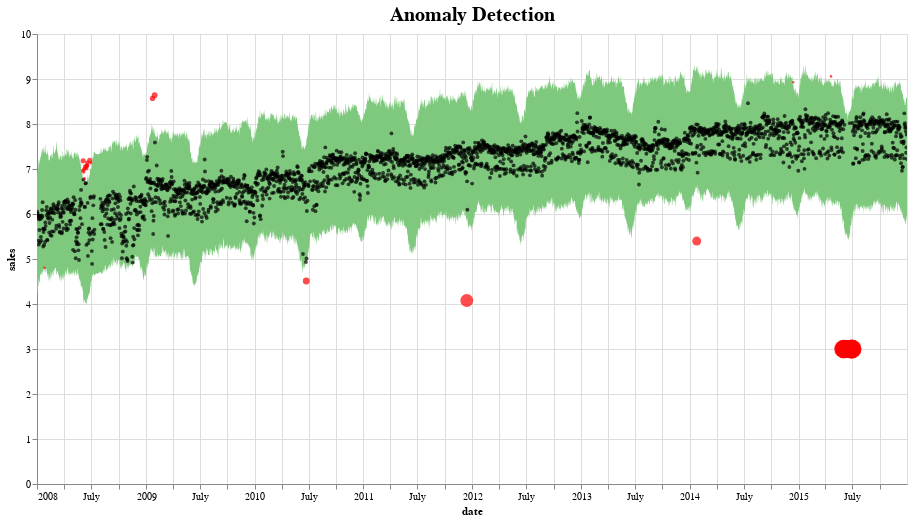

Write notebook code for a chart like this one.
### Code cell
pred = fit_predict_model(df)
pred = detect_anomalies(pred)
plot_anomalies(pred)

### Figure 1 — Vega-Lite specification as saved in the notebook (floating-point values rounded to 4 significant figures; data arrays with more than 128 entries replaced by an {"elided": "..."} marker saying what was removed)
{"config": {"view": {"continuousWidth": 400, "continuousHeight": 300}, "title": {"fontSize": 20}}, "layer": [{"data": {"name": "data-2eae427c9e3b386cf8aab7624f263a03"}, "mark": {"type": "area", "color": "#7FC97F", "interpolate": "basis"}, "encoding": {"tooltip": [{"field": "ds", "type": "temporal"}, {"field": "fact", "type": "quantitative"}, {"field": "yhat_lower", "type": "quantitative"}, {"field": "yhat_upper", "type": "quantitative"}], "x": {"field": "ds", "title": "date", "type": "temporal"}, "y": {"field": "yhat_upper", "type": "quantitative"}, "y2": {"field": "yhat_lower"}}, "selection": {"selector001": {"type": "interval", "bind": "scales", "encodings": ["x", "y"]}}, "title": "Anomaly Detection"}, {"data": {"name": "data-dfea7ada97d96d8128ec9150e26722c1"}, "mark": {"type": "circle", "color": "Black", "opacity": 0.7, "size": 15}, "encoding": {"tooltip": [{"field": "ds", "type": "temporal"}, {"field": "fact", "type": "quantitative"}, {"field": "yhat_lower", "type": "quantitative"}, {"field": "yhat_upper", "type": "quantitative"}], "x": {"field": "ds", "type": "temporal"}, "y": {"field": "fact", "title": "sales", "type": "quantitative"}}, "selection": {"selector002": {"type": "interval", "bind": "scales", "encodings": ["x", "y"]}}}, {"data": {"name": "data-484a1d8bdf7ce4f5f11463bf9516513b"}, "mark": {"type": "circle", "color": "Red", "size": 30}, "encoding": {"size": {"field": "importance", "legend": null, "type": "quantitative"}, "tooltip": [{"field": "ds", "type": "temporal"}, {"field": "fact", "type": "quantitative"}, {"field": "yhat_lower", "type": "quantitative"}, {"field": "yhat_upper", "type": "quantitative"}], "x": {"field": "ds", "type": "temporal"}, "y": {"field": "fact", "title": "sales", "type": "quantitative"}}, "selection": {"selector003": {"type": "interval", "bind": "scales", "encodings": ["x", "y"]}}}], "height": 450, "width": 870, "$schema": "https://vega.github.io/schema/vega-lite/v4.17.0.json", "datasets": {"data-2eae427c9e3b386cf8aab7624f263a03": {"elided": "2863 records"}, "data-dfea7ada97d96d8128ec9150e26722c1": {"elided": "2815 records"}, "data-484a1d8bdf7ce4f5f11463bf9516513b": [{"ds": "2008-01-26T00:00:00", "trend": 5.829, "yhat": 6.094, "yhat_lower": 4.828, "yhat_upper": 7.356, "fact": 4.804, "anomaly": -1, "importance": 0.0049}, {"ds": "2008-06-03T00:00:00", "trend": 5.981, "yhat": 5.519, "yhat_lower": 4.285, "yhat_upper": 6.788, "fact": 6.968, "anomaly": 1, "importance": 0.02578}, {"ds": "2008-06-04T00:00:00", "trend": 5.982, "yhat": 5.488, "yhat_lower": 4.221, "yhat_upper": 6.733, "fact": 7.184, "anomaly": 1, "importance": 0.06279}, {"ds": "2008-06-06T00:00:00", "trend": 5.985, "yhat": 5.434, "yhat_lower": 4.035, "yhat_upper": 6.764, "fact": 6.931, "anomaly": 1, "importance": 0.02418}, {"ds": "2008-06-07T00:00:00", "trend": 5.986, "yhat": 5.411, "yhat_lower": 4.123, "yhat_upper": 6.785, "fact": 6.998, "anomaly": 1, "importance": 0.03034}, {"ds": "2008-06-08T00:00:00", "trend": 5.987, "yhat": 5.39, "yhat_lower": 4.057, "yhat_upper": 6.682, "fact": 6.786, "anomaly": 1, "importance": 0.01524}, {"ds": "2008-06-11T00:00:00", "trend": 5.991, "yhat": 5.35, "yhat_lower": 4.001, "yhat_upper": 6.666, "fact": 7.046, "anomaly": 1, "importance": 0.05395}, {"ds": "2008-06-14T00:00:00", "trend": 5.994, "yhat": 5.342, "yhat_lower": 4.048, "yhat_upper": 6.71, "fact": 7.016, "anomaly": 1, "importance": 0.04352}, {"ds": "2008-06-16T00:00:00", "trend": 5.996, "yhat": 5.357, "yhat_lower": 3.987, "yhat_upper": 6.668, "fact": 7.065, "anomaly": 1, "importance": 0.05611}, {"ds": "2008-06-17T00:00:00", "trend": 5.998, "yhat": 5.369, "yhat_lower": 4.183, "yhat_upper": 6.77, "fact": 7.081, "anomaly": 1, "importance": 0.04389}, {"ds": "2008-06-18T00:00:00", "trend": 5.999, "yhat": 5.385, "yhat_lower": 4.117, "yhat_upper": 6.848, "fact": 7.142, "anomaly": 1, "importance": 0.04122}, {"ds": "2008-06-26T00:00:00", "trend": 6.008, "yhat": 5.607, "yhat_lower": 4.216, "yhat_upper": 6.763, "fact": 7.191, "anomaly": 1, "importance": 0.05956}, {"ds": "2008-06-30T00:00:00", "trend": 6.013, "yhat": 5.744, "yhat_lower": 4.556, "yhat_upper": 6.991, "fact": 7.137, "anomaly": 1, "importance": 0.02043}, {"ds": "2009-01-23T00:00:00", "trend": 6.258, "yhat": 6.533, "yhat_lower": 5.141, "yhat_upper": 7.961, "fact": 8.569, "anomaly": 1, "importance": 0.07091}, {"ds": "2009-01-30T00:00:00", "trend": 6.266, "yhat": 6.48, "yhat_lower": 5.148, "yhat_upper": 7.919, "fact": 8.641, "anomaly": 1, "importance": 0.08354}, {"ds": "2010-06-23T00:00:00", "trend": 6.798, "yhat": 6.289, "yhat_lower": 5.062, "yhat_upper": 7.542, "fact": 4.511, "anomaly": -1, "importance": 0.1222}, {"ds": "2011-12-14T00:00:00", "trend": 7.246, "yhat": 7.214, "yhat_lower": 5.936, "yhat_upper": 8.592, "fact": 4.078, "anomaly": -1, "importance": 0.4557}, {"ds": "2014-01-24T00:00:00", "trend": 7.633, "yhat": 7.906, "yhat_lower": 6.565, "yhat_upper": 9.258, "fact": 5.398, "anomaly": -1, "importance": 0.2162}, {"ds": "2014-12-14T00:00:00", "trend": 7.583, "yhat": 7.546, "yhat_lower": 6.201, "yhat_upper": 8.887, "fact": 8.928, "anomaly": 1, "importance": 0.004601}, {"ds": "2015-04-20T00:00:00", "trend": 7.524, "yhat": 7.6, "yhat_lower": 6.299, "yhat_upper": 8.991, "fact": 9.058, "anomaly": 1, "importance": 0.007351}, {"ds": "2015-06-01T00:00:00", "trend": 7.504, "yhat": 7.136, "yhat_lower": 5.875, "yhat_upper": 8.319, "fact": 3.0, "anomaly": -1, "importance": 0.9585}, {"ds": "2015-06-02T00:00:00", "trend": 7.504, "yhat": 7.1, "yhat_lower": 5.844, "yhat_upper": 8.642, "fact": 3.0, "anomaly": -1, "importance": 0.9481}, {"ds": "2015-06-03T00:00:00", "trend": 7.503, "yhat": 7.066, "yhat_lower": 5.669, "yhat_upper": 8.451, "fact": 3.0, "anomaly": -1, "importance": 0.8898}, {"ds": "2015-06-05T00:00:00", "trend": 7.502, "yhat": 7.001, "yhat_lower": 5.64, "yhat_upper": 8.343, "fact": 3.0, "anomaly": -1, "importance": 0.8799}, {"ds": "2015-06-06T00:00:00", "trend": 7.502, "yhat": 6.971, "yhat_lower": 5.467, "yhat_upper": 8.317, "fact": 3.0, "anomaly": -1, "importance": 0.8222}, {"ds": "2015-06-07T00:00:00", "trend": 7.501, "yhat": 6.944, "yhat_lower": 5.581, "yhat_upper": 8.199, "fact": 3.0, "anomaly": -1, "importance": 0.8605}, {"ds": "2015-06-08T00:00:00", "trend": 7.501, "yhat": 6.92, "yhat_lower": 5.635, "yhat_upper": 8.276, "fact": 3.0, "anomaly": -1, "importance": 0.8782}, {"ds": "2015-06-09T00:00:00", "trend": 7.5, "yhat": 6.899, "yhat_lower": 5.43, "yhat_upper": 8.226, "fact": 3.0, "anomaly": -1, "importance": 0.8099}, {"ds": "2015-06-10T00:00:00", "trend": 7.5, "yhat": 6.881, "yhat_lower": 5.627, "yhat_upper": 8.184, "fact": 3.0, "anomaly": -1, "importance": 0.8757}, {"ds": "2015-06-11T00:00:00", "trend": 7.5, "yhat": 6.867, "yhat_lower": 5.504, "yhat_upper": 8.312, "fact": 3.0, "anomaly": -1, "importance": 0.8346}, {"ds": "2015-06-12T00:00:00", "trend": 7.499, "yhat": 6.856, "yhat_lower": 5.599, "yhat_upper": 8.328, "fact": 3.0, "anomaly": -1, "importance": 0.8663}, {"ds": "2015-06-13T00:00:00", "trend": 7.499, "yhat": 6.849, "yhat_lower": 5.498, "yhat_upper": 8.159, "fact": 3.0, "anomaly": -1, "importance": 0.8325}, {"ds": "2015-06-14T00:00:00", "trend": 7.498, "yhat": 6.846, "yhat_lower": 5.532, "yhat_upper": 8.033, "fact": 3.0, "anomaly": -1, "importance": 0.844}, {"ds": "2015-06-15T00:00:00", "trend": 7.498, "yhat": 6.847, "yhat_lower": 5.421, "yhat_upper": 8.274, "fact": 3.0, "anomaly": -1, "importance": 0.807}, {"ds": "2015-06-16T00:00:00", "trend": 7.497, "yhat": 6.851, "yhat_lower": 5.495, "yhat_upper": 8.233, "fact": 3.0, "anomaly": -1, "importance": 0.8318}, {"ds": "2015-06-17T00:00:00", "trend": 7.497, "yhat": 6.859, "yhat_lower": 5.422, "yhat_upper": 8.178, "fact": 3.0, "anomaly": -1, "importance": 0.8072}, {"ds": "2015-06-18T00:00:00", "trend": 7.496, "yhat": 6.871, "yhat_lower": 5.424, "yhat_upper": 8.185, "fact": 3.0, "anomaly": -1, "importance": 0.808}, {"ds": "2015-06-19T00:00:00", "trend": 7.496, "yhat": 6.887, "yhat_lower": 5.502, "yhat_upper": 8.367, "fact": 3.0, "anomaly": -1, "importance": 0.8339}, {"ds": "2015-06-20T00:00:00", "trend": 7.495, "yhat": 6.905, "yhat_lower": 5.45, "yhat_upper": 8.194, "fact": 3.0, "anomaly": -1, "importance": 0.8166}, {"ds": "2015-06-21T00:00:00", "trend": 7.495, "yhat": 6.927, "yhat_lower": 5.57, "yhat_upper": 8.348, "fact": 3.0, "anomaly": -1, "importance": 0.8566}, {"ds": "2015-06-23T00:00:00", "trend": 7.494, "yhat": 6.977, "yhat_lower": 5.579, "yhat_upper": 8.328, "fact": 3.0, "anomaly": -1, "importance": 0.8598}, {"ds": "2015-06-24T00:00:00", "trend": 7.493, "yhat": 7.006, "yhat_lower": 5.79, "yhat_upper": 8.377, "fact": 3.0, "anomaly": -1, "importance": 0.9301}, {"ds": "2015-06-25T00:00:00", "trend": 7.493, "yhat": 7.036, "yhat_lower": 5.735, "yhat_upper": 8.233, "fact": 3.0, "anomaly": -1, "importance": 0.9118}, {"ds": "2015-06-26T00:00:00", "trend": 7.493, "yhat": 7.067, "yhat_lower": 5.74, "yhat_upper": 8.37, "fact": 3.0, "anomaly": -1, "importance": 0.9132}, {"ds": "2015-06-27T00:00:00", "trend": 7.492, "yhat": 7.099, "yhat_lower": 5.763, "yhat_upper": 8.366, "fact": 3.0, "anomaly": -1, "importance": 0.921}, {"ds": "2015-06-28T00:00:00", "trend": 7.492, "yhat": 7.132, "yhat_lower": 5.854, "yhat_upper": 8.406, "fact": 3.0, "anomaly": -1, "importance": 0.9513}, {"ds": "2015-06-29T00:00:00", "trend": 7.491, "yhat": 7.165, "yhat_lower": 5.991, "yhat_upper": 8.671, "fact": 3.0, "anomaly": -1, "importance": 0.9971}, {"ds": "2015-06-30T00:00:00", "trend": 7.491, "yhat": 7.197, "yhat_lower": 5.783, "yhat_upper": 8.54, "fact": 3.0, "anomaly": -1, "importance": 0.9278}]}}
